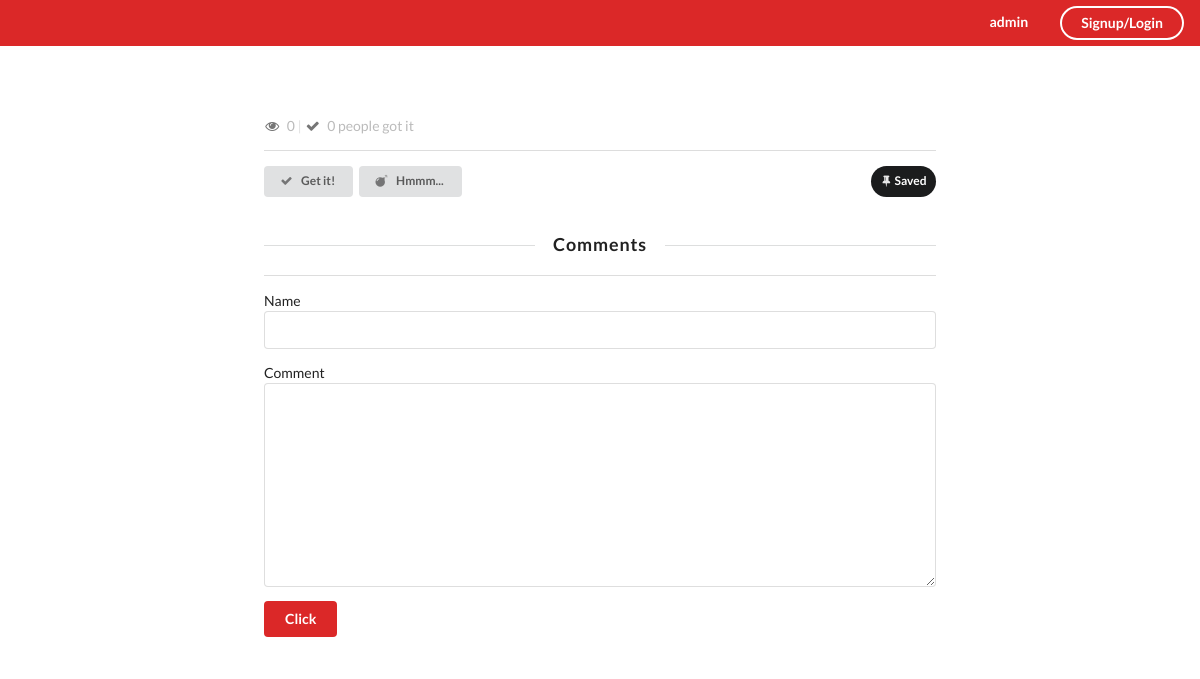
Page /detail/1 on the earlier database version.
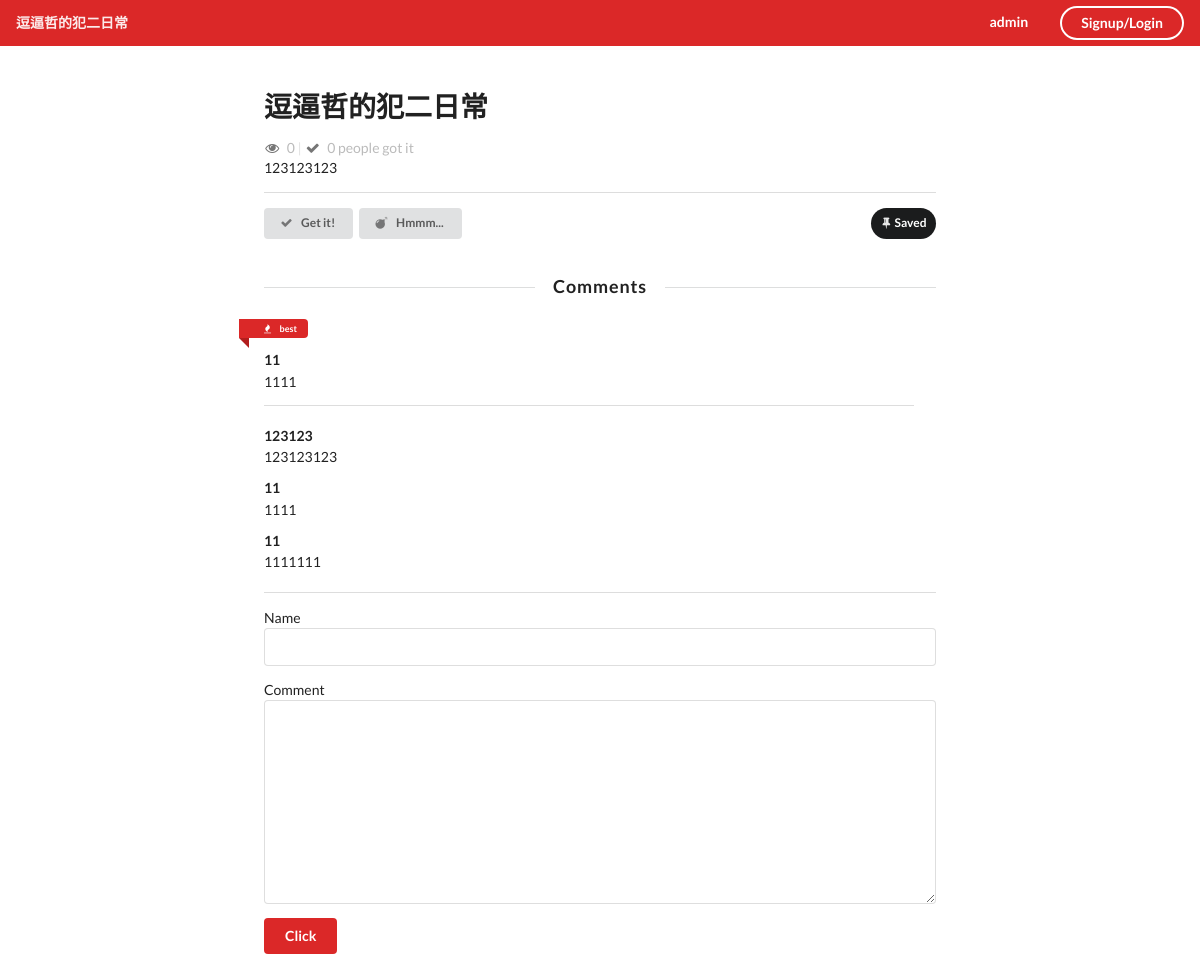
Same page on the later database version.
### firstapp/models.py (models this page shows, shortened)
class Article(models.Model):
    headline = models.CharField(null=True, blank=True, max_length=200)
    text = models.TextField(null=True, blank=True)
    TAG_CHOICES = (
        ('tech', 'Tech'),
        ('life', 'Life')
    )
    tag = models.CharField(null=True, blank=True, max_length=5, choices=TAG_CHOICES)

class Comment(models.Model):
    name = models.CharField(null=True, blank=True, max_length=50)
    comment = models.TextField()
    belong_to = models.ForeignKey(to=Article, related_name='under_comments', null=True, blank=True)
    best_comment = models.BooleanField(default=False)

### firstapp/views.py (the view)
# urls.py: url(r'^detail/(?P<page_num>\d+)$', detail, name='detail'),
def detail(request, page_num, error_form=None):
    contect = {}
    form = CommentForm()
    article = Article.objects.get(id=page_num)
    best_comment = Comment.objects.filter(best_comment=True, belong_to=article)
    if best_comment:
        contect['best_comment'] = best_comment[0]
        contect['article'] = article
    if error_form is not None:
        contect['form'] = error_form
    else:
        contect['form'] = form
    return render(request, 'detail.html', contect)

### firstapp/form.py
class CommentForm(forms.Form):
    name = forms.CharField(max_length=50)
    comment = forms.CharField(
        widget=forms.Textarea,
        error_messages={
            'required': 'assagement error!',
        },
        validators=[words_validator, comment_validator],
    )

### firstapp/templates/detail.html (shortened to what this page needs)
{% load staticfiles %}
<!DOCTYPE html>
<html>
    <head>
        <link rel="stylesheet" href="{% static 'css/semantic.css' %}" media="screen" title="no title" charset="utf-8">
    </head>
    <body>
        <div class="ui inverted top fixed menu borderless red menu">
            <div class="header item">
                <div class="ui image">
                    {{ article.headline }}
                </div>
            </div>
            <div class="right menu">
                <div class="item">
                    <h5 class="ui inverted header">
                            <span>admin</span>
                        </h5>
                </div>
                <div class="item">
                    <a href="#" class="ui inverted circular button">Signup/Login</a>
                </div>
            </div>
        </div>
        <div class="ui basic segment container" style="width:700px;border:none;box-shadow:none;margin-top:50px;">
            <h1 class="ui header">
              {{ article.headline }}
            </h1>
            <i class="icon grey unhide"></i>
            <span style="color:#bbbbbb">0</span>
            <span class="" style="color:rgb(226, 226, 226)">|</span>
            <i class="icon grey checkmark"></i>
            <span style="color:#bbbbbb">0 people got it</span>
            <p>
              {{ article.text }}
            </p>
            <div class="ui divider"></div>
            <form class="ui form" action="#" method="post">
                <button class="ui  tiny button" type="submit" name="vote" value="like" >
                    <i class="icon checkmark"></i>
                    Get it!
                </button>
                <button class="ui  tiny button" type="submit" name="vote" value="dislike" >
                    <i class="icon bomb"></i>
                    Hmmm...
                </button>
                <button class="ui secondary circular tiny right floated pin icon button">
                    <i class="pin icon"></i>
                    Saved
                </button>
            </form>
        </div>
        <div class="ui segment container" style="width:700px;border:none;box-shadow:none">
          <h3 class="ui horizontal  divider header" style="">Comments</h3>
            <div class="ui comments" style="border:none">
              {% if best_comment %}
                <div class="ui red mini left ribbon label">
                  <i class="icon fire"></i>
                  best
                </div>
                <div class="best comment">
                  <a href="#" class="author">{{best_comment.name}}</a>
                  <p class='text'>{{best_comment.comment}}</p>
                </div>
                <div class="ui divider">
                </div>
              {% endif %}
              {% for comment in article.under_comments.all %}
                <div class="comment">
                  <div class="content">
                    <a href="#" class="author">{{comment.name}}</a>
                    <p class="text">{{comment.comment}}</p>
                  </div>
                </div>
              {% endfor %}
            </div>
            <div class="ui divider"></div>
            <form class="ui error tiny form" method="post" action='{% url 'comment' article.id %}'>
                {% if form.errors %}
                  <div class="ui error message">
                    {{ form.errors }}
                  </div>
                  {% for field in form %}
                    <div class="{{field.errors|yesno:'error, '}} field">
                      {{ field.label }}
                      {{ field }}
                    </div>
                  {% endfor %}
                {% else %}
                  {% for field in form %}
                    <div class="field">
                      {{ field.label }}
                      {{ field }}
                    </div>
                  {% endfor %}
                {% endif %}
                <button type="submit" class="ui red button" >Click</button>
            </form>
        </div>
    </body>
</html>

Differences in the rows shown:
now on this page (row unchanged): Article: headline "逗逼哲的犯二日常", text "123123123"
now on this page (row edited): Comment: name "11", comment "1111"
now on this page (row edited): Comment: name "123123", comment "123123123"
added Comment: name "11", comment "1111111"
Other differences:
text now shown: "best"
